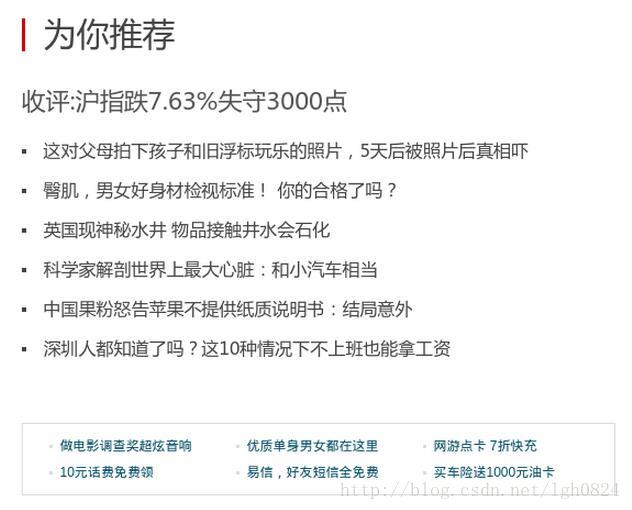
//> input picture AndroidCDS_Server/HistoryBackup/tools/demo.jpg, 632 x 510 px
$ ./homography   (built with g++ and OpenCV 4)
//> lines starting //> are read from the running program, lines starting //| are printed output that depends on the picture; after the words box and inside, x2 and y2 are one past the last pixel; in counts of white or black regions, pixels touching at a corner belong together
//> further down, textImageSrc is the input picture: 510 rows x 632 cols, CV_8UC3; mean B, G, R 243.4, 243.3, 242.7
#include <opencv2/opencv.hpp>
#include "opencv2/xfeatures2d.hpp"
#include "opencv2/stitching.hpp"
#include <algorithm>
#include <iostream>
#include <string>
#include<time.h>
#include<unistd.h>
#include<stdio.h>
#include<cstring>
#include<pthread.h>
using namespace cv;
using namespace std;
#define MAX_THREAD 2

Mat preprocess(Mat gray)
{
   //1.Sobel算子，x方向求梯度
    Mat sobel;
    Sobel(gray, sobel, CV_8U, 1, 0, 3);
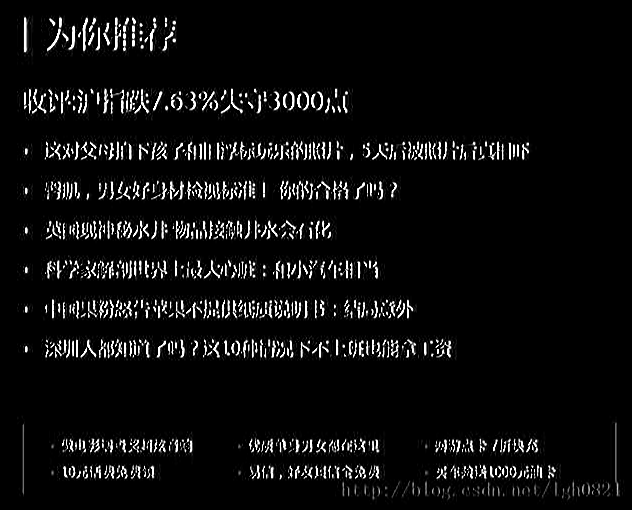
//> sobel: 510 rows x 632 cols, CV_8UC1; min 0, max 255, mean 13.9

    //2.二值化
    Mat binary;
    threshold(sobel, binary, 0, 255, THRESH_OTSU + THRESH_BINARY);
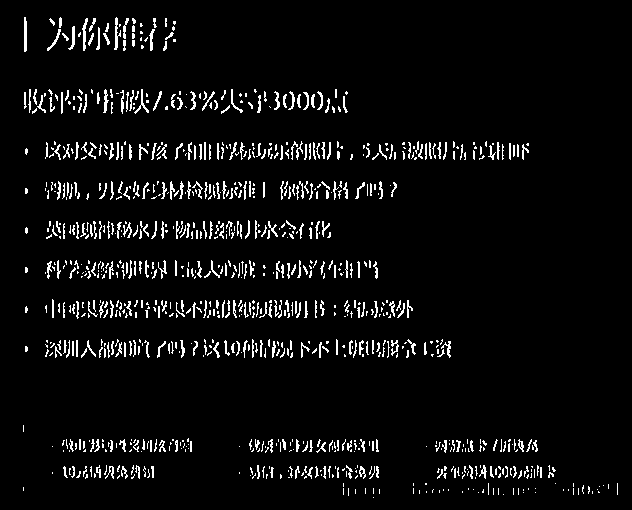
//> binary: 510 rows x 632 cols, CV_8UC1; 5.1% white in thin lines or dots, all inside (x1, y1, x2, y2) = (23, 17, 618, 498)

    //3.膨胀和腐蚀操作核设定
    Mat element1 = getStructuringElement(MORPH_RECT, Size(30, 9));
    //控制高度设置可以控制上下行的膨胀程度，例如3比4的区分能力更强,但也会造成漏检
    Mat element2 = getStructuringElement(MORPH_RECT, Size(24, 4));

    //4.膨胀一次，让轮廓突出
    Mat dilate1;
    dilate(binary, dilate1, element2);
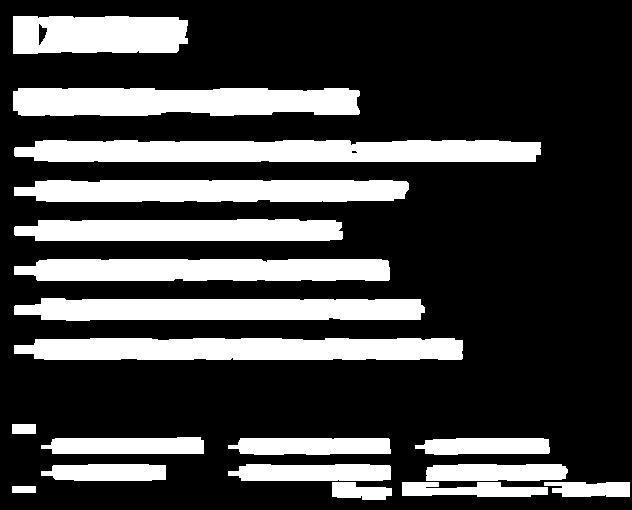
//> dilate1: 510 rows x 632 cols, CV_8UC1; 25.9% white; 19 white regions, largest, box (x1, y1, x2, y2) and area: (14, 140, 541, 162) 10820, (14, 338, 463, 360) 9266, (13, 88, 360, 116) 8897

    //5.腐蚀一次，去掉细节，表格线等。这里去掉的是竖直的线
    Mat erode1;
    erode(dilate1, erode1, element1);
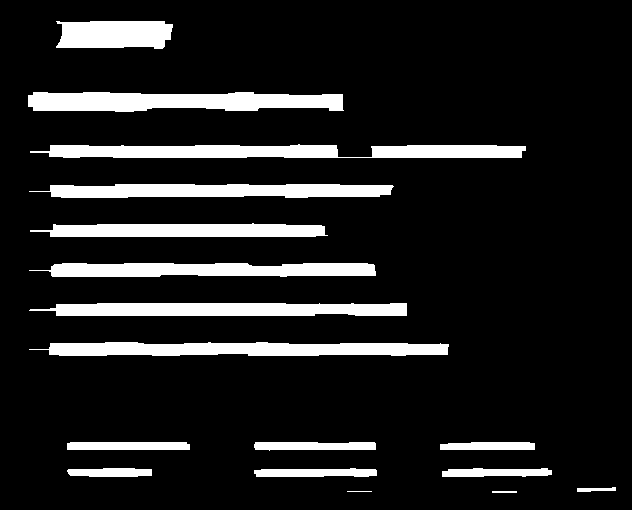
//> erode1: 510 rows x 632 cols, CV_8UC1; 12.4% white; 17 white regions, largest, box (x1, y1, x2, y2) and area: (30, 144, 526, 158) 5496, (28, 92, 344, 112) 5090, (29, 342, 449, 356) 4857

    //6.再次膨胀，让轮廓明显一些
    Mat dilate2;
    dilate(erode1, dilate2, element2);
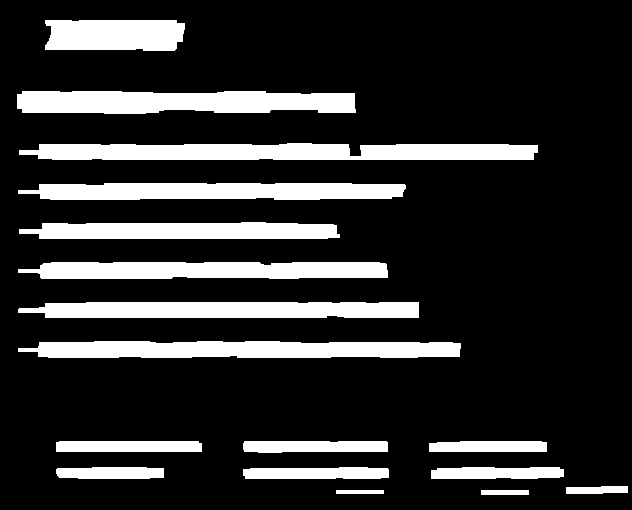
//> dilate2: 510 rows x 632 cols, CV_8UC1; 17.8% white; 17 white regions

    //7.存储中间图片
    imwrite("binary.jpg", binary);
    imwrite("dilate1.jpg", dilate1);
    imwrite("erode1.jpg", erode1);
    imwrite("dilate2.jpg", dilate2);

    return dilate2;
}


vector<RotatedRect> findTextRegion(Mat img)
{
   vector<RotatedRect> rects;
    //1.查找轮廓
    vector<vector<Point>> contours;
    vector<Vec4i> hierarchy;
    findContours(img, contours, hierarchy, RETR_CCOMP, CHAIN_APPROX_SIMPLE, Point(0, 0));
//> contours = 17 contours; largest, box (x1, y1, x2, y2) and area: (19, 143, 538, 160) 7227, (17, 91, 356, 114) 6436, (18, 341, 461, 358) 6260, (18, 302, 419, 318) 5611, (18, 183, 406, 200) 5460

    //2.筛选那些面积小的
    for (int i = 0; i < contours.size(); i++)
    {
        //计算当前轮廓的面积
        double area = contourArea(contours[i]);

        //面积小于1000的全部筛选掉
        if (area < 1000)
            continue;

        //轮廓近似，作用较小，approxPolyDP函数有待研究
        double epsilon = 0.001*arcLength(contours[i], true);
        Mat approx;
        approxPolyDP(contours[i], approx, epsilon, true);

        //找到最小矩形，该矩形可能有方向
        RotatedRect rect = minAreaRect(contours[i]);

        //计算高和宽
        int m_width = rect.boundingRect().width;
        int m_height = rect.boundingRect().height;

        //筛选那些太细的矩形，留下扁的
        if (m_height > m_width * 1.2)
            continue;

        //符合条件的rect添加到rects集合中
        rects.push_back(rect);

    }
//> this loop made 17 passes
//> (area, epsilon, rect, m_width, m_height) on passes 4 to 12: (1323.5, 0.285, centre (497, 472.5), size (11, 132), angle -90, 133, 12), (1452, 0.309, centre (315.5, 472.5), size (11, 145), angle -90, 146, 12), (1084, 0.231, centre (109.5, 472.5), size (11, 107), angle -90, 108, 12), (1127.5, 0.252, centre (487.5, 446), size (10, 117), angle -90, 118, 11), (1452.5, 0.308, centre (315, 446.5), size (11, 144), angle -90, 145, 12), (1442, 0.309, centre (128.5, 446), size (10, 145), angle -90, 146, 11), (6260, 0.919, centre (239, 349), size (16, 442), angle -90, 443, 17), (5611, 0.832, centre (218, 309.5), size (15, 400), angle -90, 401, 16), (5311, 0.77, centre (202.5, 270), size (16, 369), angle -90, 370, 17)
//> area on passes 1 to 3: 188, 141, 368
    return rects;
}

void detect(Mat img)
{
    //1.转化成灰度图
    Mat gray;
    cvtColor(img, gray, CV_BGR2GRAY);

    //2.形态学变换的预处理，得到可以查找矩形的轮廓
    Mat dilation = preprocess(gray);

    //3.查找和筛选文字区域
    vector<RotatedRect> rects = findTextRegion(dilation);
//> rects = 14 RotatedRects (x, y, width, height, angle), first 8: [497, 472.5, 11, 132, -90], [315.5, 472.5, 11, 145, -90], [109.5, 472.5, 11, 107, -90], [487.5, 446, 10, 117, -90], [315, 446.5, 11, 144, -90], [128.5, 446, 10, 145, -90], [239, 349, 16, 442, -90], [218, 309.5, 15, 400, -90]

    //4.用绿线画出这些找到的轮廓
    for (RotatedRect rect : rects)
    {
        Point2f P[4];
        rect.points(P);
        for (int j = 0; j <= 3; j++)
        {
            line(img, P[j], P[(j + 1) % 4], Scalar(0,255,0), 2);
        }
    }
//> this loop made 14 passes
//> rect on passes 1 to 12: centre (497, 472.5), size (11, 132), angle -90, centre (315.5, 472.5), size (11, 145), angle -90, centre (109.5, 472.5), size (11, 107), angle -90, centre (487.5, 446), size (10, 117), angle -90, centre (315, 446.5), size (11, 144), angle -90, centre (128.5, 446), size (10, 145), angle -90, centre (239, 349), size (16, 442), angle -90, centre (218, 309.5), size (15, 400), angle -90, centre (202.5, 270), size (16, 369), angle -90, centre (179, 230), size (16, 320), angle -90, centre (211.5, 191), size (16, 387), angle -90, centre (278, 151), size (16, 518), angle -90
//> (rect, P) on passes 13 to 14: (centre (186, 102), size (22, 338), angle -90, 4 Points (x, y): [355, 113], [17, 113], [17, 91], [355, 91]), (centre (114.5, 35), size (30, 139), angle -90, 4 Points (x, y): [184, 50], [45, 50], [45, 20], [184, 20])
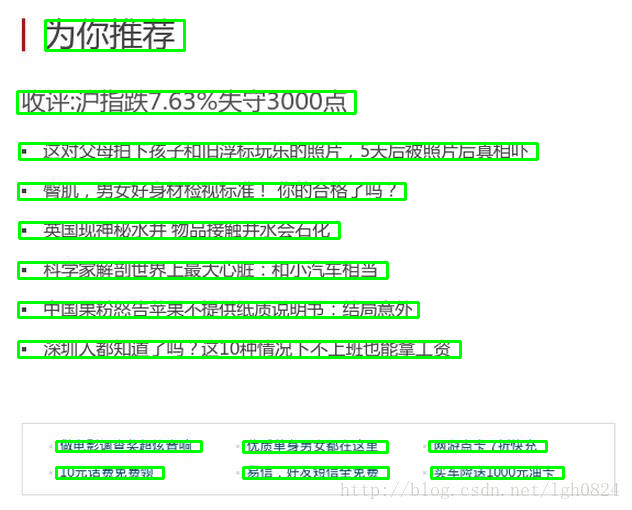
//> img: 510 rows x 632 cols, CV_8UC3; 7.27% of pixels changed, all inside (x1, y1, x2, y2) = (16, 19, 565, 480)

    //5.显示带轮廓的图像
   // imshow("img", img);
    imwrite("imgDrawRect.jpg", img);


 waitKey(0);
}

int main(int argc,char **argv)
{
    Mat textImageSrc = imread("./demo.jpg");
    detect(textImageSrc);

}
